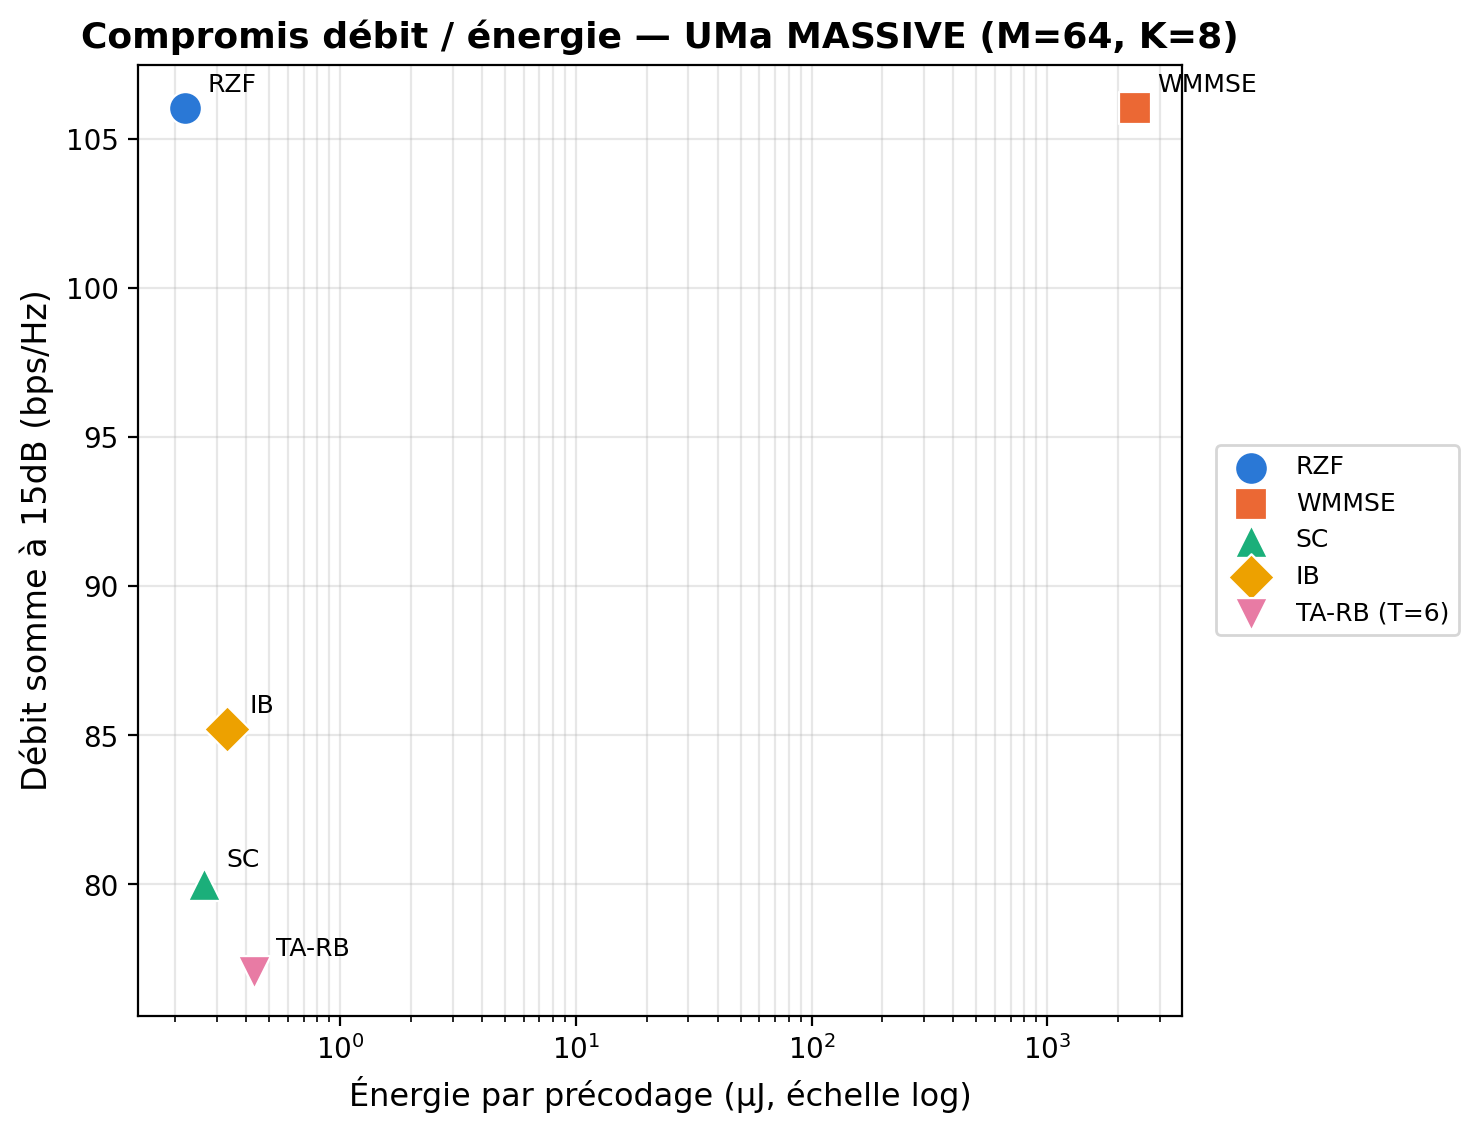

Source code (Python):
"""
figB_pareto_energy.py — Figure B, UMa MASSIVE (M=64, K=8) : Pareto
débit/énergie. Pas de T-sweep -- 5 points, **purement descriptif,
aucune recommandation ni mise en avant visuelle**. Énergie réutilisée
de umi_massive (mêmes FLOPs, indépendants du canal, seulement de M/K
et de l'architecture).

Usage: python3 figB_pareto_energy.py  (depuis son propre dossier, CPU)
"""
import json
import numpy as np
import matplotlib
matplotlib.use('Agg')
import matplotlib.pyplot as plt

DATA_DIR = '../../results/'

COLORS = {'RZF': '#2a78d6', 'WMMSE': '#eb6834', 'SC': '#1baf7a', 'IB': '#eda100', 'TA-RB': '#e87ba4'}
MARKERS = {'RZF': 'o', 'WMMSE': 's', 'SC': '^', 'IB': 'D', 'TA-RB': 'v'}
LABELS = {'RZF': 'RZF', 'WMMSE': 'WMMSE', 'SC': 'SC', 'IB': 'IB', 'TA-RB': 'TA-RB (T=6)'}
ARCH_KEY = {'SC': 'single_sc', 'IB': 'intra_rb', 'TA-RB': 'ta_rb_residual'}
ENERGY_KEY = {'SC': 'SingleSC', 'IB': 'IntraRB', 'TA-RB': 'TA_RB_residual'}

classical = np.load(DATA_DIR + 'classical_comparison_M64K8_true_uma.npy', allow_pickle=True).item()
snr_classical = classical['snr']
energy = json.load(open(DATA_DIR + 'complexity_energy_massive_true.json'))
data = {k: json.load(open(DATA_DIR + f'diag_uma_massive_{ARCH_KEY[k]}.json')) for k in ('SC', 'IB', 'TA-RB')}

rate15_rzf = float(np.interp(15.0, snr_classical, classical['rzf_full']))
rate15_wmmse = float(np.interp(15.0, snr_classical, classical['wmmse']))
points = {
    'RZF':   (energy['RZF']['energy_uj'], rate15_rzf),
    'WMMSE': (energy['WMMSE']['energy_uj'], rate15_wmmse),
    'SC':    (energy['SingleSC']['energy_uj_int8'], data['SC']['evals_perfect']['15.0']),
    'IB':    (energy['IntraRB']['energy_uj_int8'], data['IB']['evals_perfect']['15.0']),
    'TA-RB': (energy['TA_RB_residual']['energy_uj_int8'], data['TA-RB']['evals_perfect']['15.0']),
}

fig, ax = plt.subplots(figsize=(7.5, 5.8))
for k, (e, r) in points.items():
    ax.scatter(e, r, s=140, color=COLORS[k], marker=MARKERS[k], label=LABELS[k],
               zorder=3, edgecolors='white', linewidths=0.8)
    ax.annotate(k, (e, r), textcoords='offset points', xytext=(8, 6), fontsize=9)

ax.set_xscale('log')
ax.set_xlabel('Énergie par précodage (µJ, échelle log)', fontsize=11.5)
ax.set_ylabel('Débit somme à 15dB (bps/Hz)', fontsize=12)
ax.set_title('Compromis débit / énergie — UMa MASSIVE (M=64, K=8)', fontsize=13, fontweight='bold')
ax.legend(fontsize=9, loc='center left', bbox_to_anchor=(1.02, 0.5))
ax.grid(True, alpha=0.3, which='both')
fig.tight_layout()
fig.savefig('figB_pareto_energy.png', dpi=200, bbox_inches='tight')
fig.savefig('figB_pareto_energy.pdf', bbox_inches='tight')
plt.close(fig)

out = {k: {'energy_uj': e, 'rate15': r} for k, (e, r) in points.items()}
with open('figB_pareto_energy.json', 'w') as f:
    json.dump(out, f, indent=2)
print('✅ Figure B (UMa MASSIVE) -> figB_pareto_energy.{png,pdf,json}')
